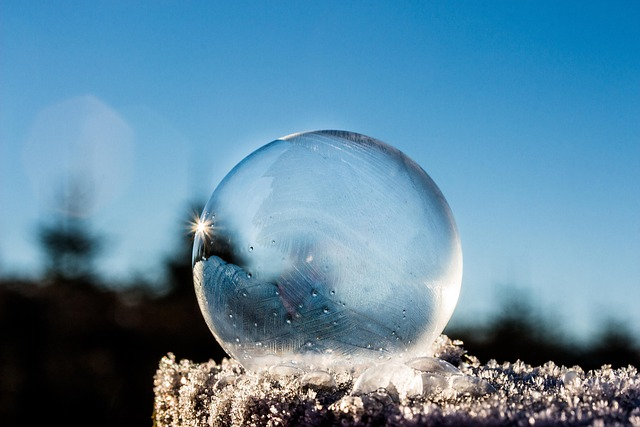
#> input picture image/bubble.jpg, 640 x 427 px, found by its file name
$ python img.py
#> lines starting #> are read from the running program, lines starting #| are printed output that depends on the picture
import cv2

##### 1. 이미지를 불러서 창으로 띄우는 작업

### 1-1 imread(이미지경로): 이미지 반환(numpy)
img = cv2.imread("image/bubble.jpg")
#> img is the input picture: shape (427, 640, 3); mean B, G, R 161.7, 136.3, 93
img2 = cv2.imread("image/bubble.jpg", cv2.IMREAD_GRAYSCALE)
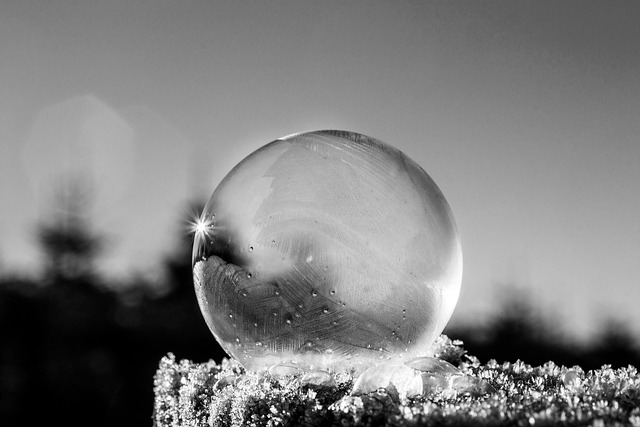
#> img2: shape (427, 640); min 0, max 255, mean 126.3

# print("img:", img) # numpy 배열 출력

# 1-2 imshow(윈도우이름, 불러올이미지)
cv2.imshow("bubble", img)
cv2.imshow("bubble gray", img2)

# 1-3 waitkey(시간(밀리초)) : ASCII CODE로 반환
key = cv2.waitKey(0) # 무한대기
#> (key Esc is pressed here)

changeTOChar = chr(key)
changeToASCII = ord(changeTOChar)
print(f"문자: {changeTOChar}, ASCII CODE: {changeToASCII}")
print("key", key) # 사용자가 입력한 키의 ASCII CODE를 출력

cv2.destroyAllWindows()

##### 2. 이미지 저장, shape 속성 확인
gray_heather = cv2.imread("image/heather.jpg", cv2.IMREAD_GRAYSCALE)
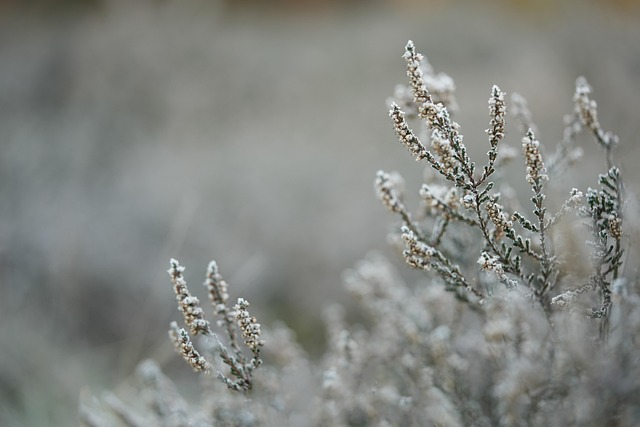
#> input picture image/heather.jpg, 640 x 427 px, found by its file name
#> gray_heather: shape (427, 640); min 0, max 255, mean 132.1
color_winter = cv2.imread("image/winter.jpg", cv2.IMREAD_COLOR)
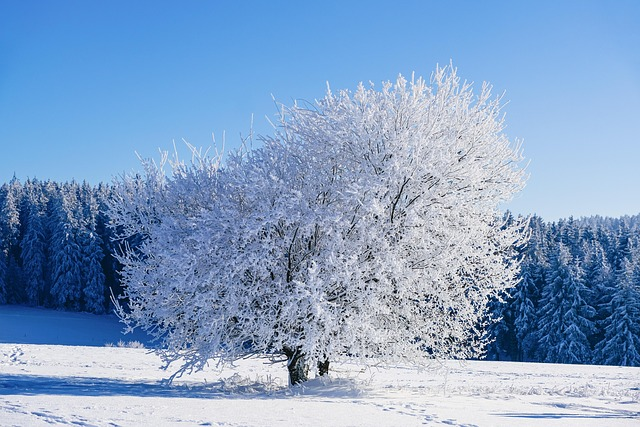
#> input picture image/winter.jpg, 640 x 427 px, found by its file name
#> color_winter is the input picture: shape (427, 640, 3); mean B, G, R 197, 160.1, 130.6

### 2-1 shape 속성: 세로, 가로, (채널값)을 튜플형태로 반환
# 채널은 grayscale 사진일 경우는 값이 없음
print("gray heather image shape", gray_heather.shape) # (427, 640)
#| gray heather image shape (427, 640)
print("color heather image shape", color_winter.shape) # (427, 640, 3)
#| color heather image shape (427, 640, 3)

cv2.imshow("cute cat gray", gray_heather)
cv2.imshow("cute cat color", color_winter)

h1, w1 = gray_heather.shape
#> h1 = 427; w1 = 640
print("gray height", h1)
#| gray height 427
print("gray width", w1)
#| gray width 640

h2, w2, c2 = color_winter.shape
#> h2 = 427; w2 = 640; c2 = 3
print("color height", h2)
#| color height 427
print("color width", w2)
#| color width 640
print("color channel", c2)
#| color channel 3

h3, w3 = color_winter.shape[:2]
#> h3 = 427; w3 = 640
print("color height3", h3)
#| color height3 427
print("color width3", w3)
#| color width3 640

cv2.waitKey(0)
cv2.destroyAllWindows()

## imwrite("저장할 경로명", 저장할이미지)
cv2.imwrite("output/gray_heather.png", gray_heather)
